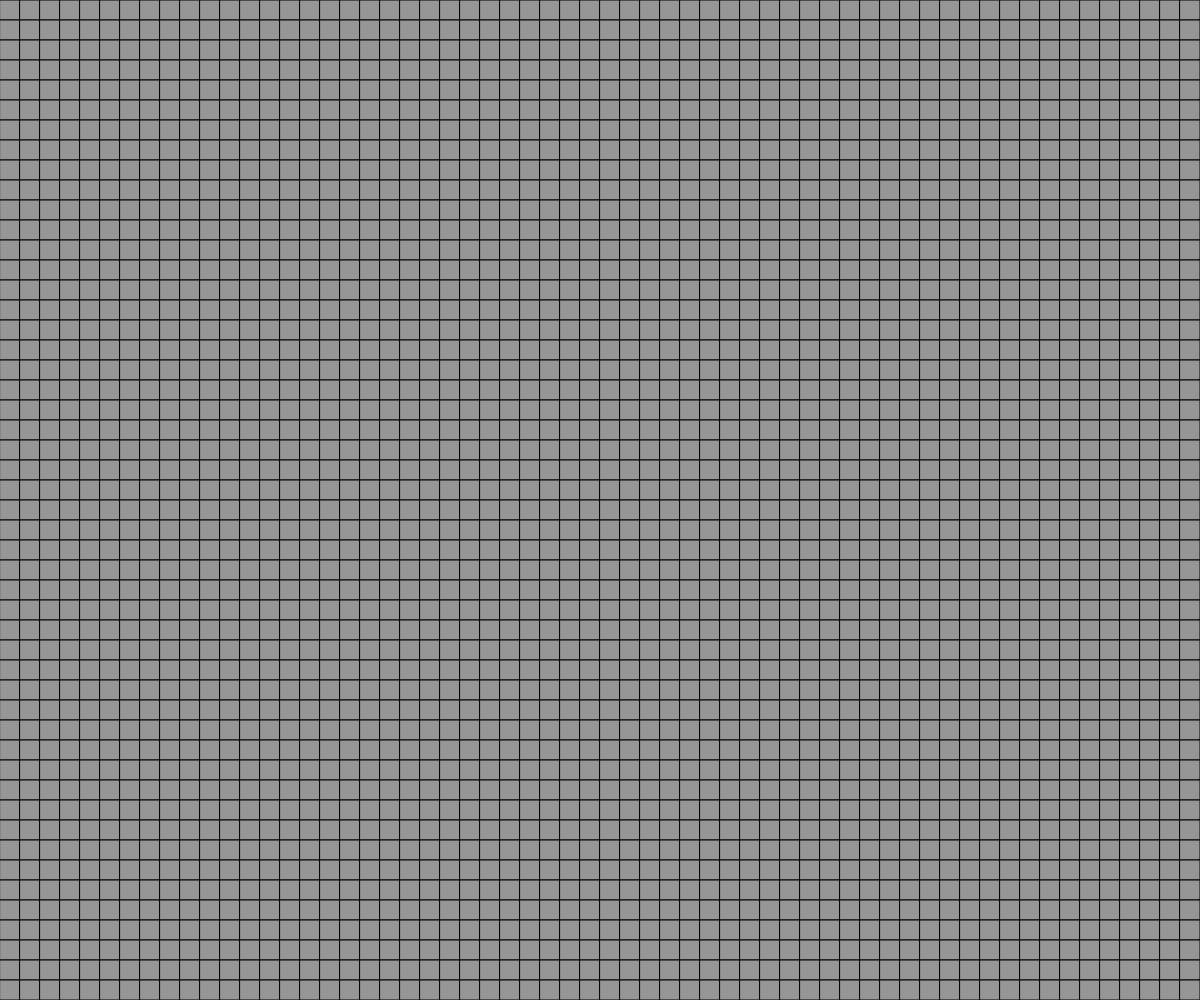
Frame 1 (no input)
Frame 60 (no input): identical to frame 1, image omitted
Frame 120 (the mouse pressed at the canvas centre since frame 60): identical to frame 1, image omitted

The p5.js sketch that drew this single still picture (run headless with seeded random() and noise() and a simulated clock; from frame 60 on, the mouse is pressed at the canvas centre):

// p5.js sketch
// ── sketch.js
var grid;
var cols;
var rows;
var w = 20;

function makeGrid(cols,rows)          //create a grid of desired number of rows,cols
{
   var grid = new Array(cols);
   for(var i=0;i<cols;i++)
   {
       grid[i] = new Array(rows);
   }

   return grid;
}


function setup()
{
    createCanvas(windowWidth,windowHeight);
    cols =floor(width/w);
    rows =floor(height/w);
    grid = makeGrid(cols,rows);

    for(var i=0;i<cols;i++)
    {
        for(var j=0;j<rows;j++)
        {
            grid[i][j] = new Cell(i,j,w);
        }
    }

     
    for(var i=0;i<cols;i++)
    {
        for(var j=0;j<rows;j++)
        {
            grid[i][j].countMines();
        }
    }

}

function draw()
{
    background(200);
    for(var i=0;i<cols;i++)
    {
        for(var j=0;j<rows;j++)
        {
            grid[i][j].show();
        }
    }

   
}

function mousePressed()        //check which cell is clicked
{
    for(var i=0;i<cols;i++)
    {
        for(var j=0;j<rows;j++)
        {
           if(grid[i][j].contains(mouseX,mouseY))
           {
               if(grid[i][j].mine)
               {
                   revealAll();         //if lost,reveal all cells
               }
               else
               grid[i][j].reveal();
           }
        }
    }
}

revealAll = function()
{
    for(var i=0;i<cols;i++)
    {
        for(var j=0;j<rows;j++)
        {
            grid[i][j].reveal();
        }
    }

    alert("You Lost!! :( Try Again!!")
}


// ── Cell.js

function Cell(i,j,w)
{
    this.i=i;
    this.j=j;
    this.x = i*w;
    this.y = j*w;
    this. w = w;
    this.neighbourMines = 0;

    if(random(1) < 0.1)         //tweak to increase/decrease amount of mines
    {
        this.mine = true; 
    }
    else{
        this.mine = false;
    }
    
    this.revealed = false;
}

Cell.prototype.show = function()
{
    stroke(0);
    fill(150);
    rect(this.x,this.y,this.w,this.w);

    if(this.revealed)
    {
        if(this.mine)
        {
           
            fill(0);
            ellipse(this.x+this.w*0.5,this.y+this.w*0.5,this.w*0.5)
        }
        else{
            fill(200);
            rect(this.x,this.y,this.w,this.w);
            if(this.neighbourMines>=3)
            {
                fill(255,0,0);
                textAlign(CENTER);
                text(this.neighbourMines,this.x+this.w*0.5,this.y+this.w-6)
            }else if(this.neighbourMines<3 && this.neighbourMines>0)
            {
                fill(0,0,255);
                textAlign(CENTER);
                text(this.neighbourMines,this.x+this.w*0.5,this.y+this.w-6)
            }

        }
    }
}

Cell.prototype.contains = function(x,y)    //check if the cell is pressed
{
  return (x>this.x && x<this.x + this.w) && (y>this.y && y<this.y + this.w);
}

Cell.prototype.reveal = function()
{
    this.revealed = true;
    if(this.neighbourMines == 0 && !this.mine)
    {
        this.floodFill();
    }
}

Cell.prototype.countMines = function()           //count neighbouring mines
{
    if (this.mine) {
        return -1;
      }
      var mines = 0;
      for (var xoff = -1; xoff <= 1; xoff++) {
        var celli = this.i + xoff;
        if (celli < 0 || celli >= cols) continue;
    
        for (var yoff = -1; yoff <= 1; yoff++) {
          var cellj = this.j + yoff;
          if (cellj < 0 || cellj >= rows) continue;
    
          neighbor = grid[celli][cellj];
          if (neighbor.mine) {
            mines++;
          }
        }
      }
      this.neighbourMines = mines;

}

//floodfill neighbours if current cell has no adjacent mines
Cell.prototype.floodFill = function()
{
    for(let xoff = -1;xoff<=1;xoff++)
    {
        var celli = this.i + xoff;
        if(celli<0 || celli>=cols)
        continue;

        for(let yoff = -1;yoff<=1;yoff++)
    {
        var cellj = this.j + yoff;
        if(cellj<0 || cellj>=rows)
        continue;

        var neighbor = grid[celli][cellj];

        if(!neighbor.revealed)
        {
            neighbor.reveal();
        }

        
    }

    }
}
